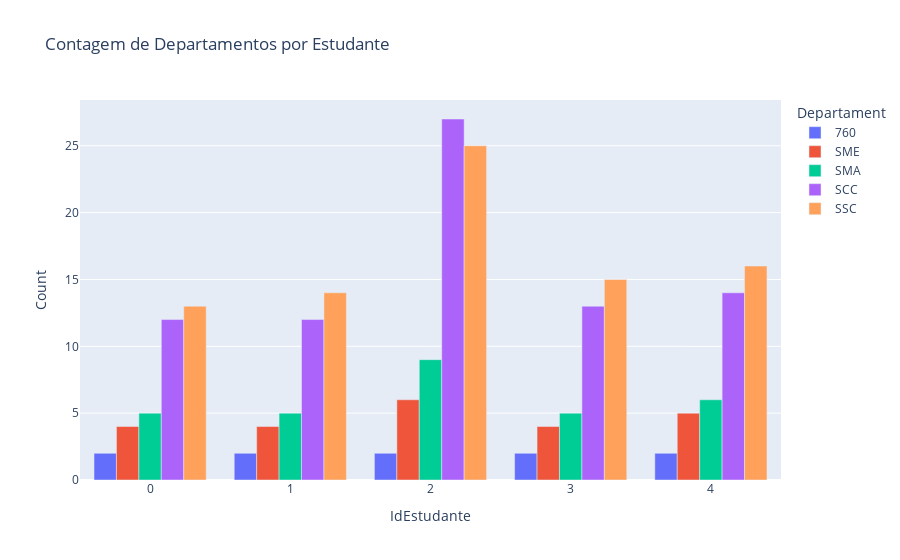

This figure's notebook cell:
### Code cell
# Plot departament count per student
fig5 = px.bar(dept_counts.to_pandas(), x='IdEstudante', y='Count', color='Departament', title='Contagem de Departamentos por Estudante', barmode='group', orientation='v')
fig5.show()

### Figure 1 — Plotly figure (JSON) as saved in the notebook; plotly's stock layout.template omitted (floating-point values rounded to 4 significant figures)
{"data": [{"alignmentgroup": "True", "hovertemplate": "Departament=760<br>IdEstudante=%{x}<br>Count=%{y}<extra></extra>", "legendgroup": "760", "marker": {"color": "#636efa", "pattern": {"shape": ""}}, "name": "760", "offsetgroup": "760", "orientation": "v", "showlegend": true, "textposition": "auto", "type": "bar", "x": [0, 1, 2, 3, 4], "xaxis": "x", "y": [2, 2, 2, 2, 2], "yaxis": "y"}, {"alignmentgroup": "True", "hovertemplate": "Departament=SME<br>IdEstudante=%{x}<br>Count=%{y}<extra></extra>", "legendgroup": "SME", "marker": {"color": "#EF553B", "pattern": {"shape": ""}}, "name": "SME", "offsetgroup": "SME", "orientation": "v", "showlegend": true, "textposition": "auto", "type": "bar", "x": [0, 1, 2, 3, 4], "xaxis": "x", "y": [4, 4, 6, 4, 5], "yaxis": "y"}, {"alignmentgroup": "True", "hovertemplate": "Departament=SMA<br>IdEstudante=%{x}<br>Count=%{y}<extra></extra>", "legendgroup": "SMA", "marker": {"color": "#00cc96", "pattern": {"shape": ""}}, "name": "SMA", "offsetgroup": "SMA", "orientation": "v", "showlegend": true, "textposition": "auto", "type": "bar", "x": [0, 1, 2, 3, 4], "xaxis": "x", "y": [5, 5, 9, 5, 6], "yaxis": "y"}, {"alignmentgroup": "True", "hovertemplate": "Departament=SCC<br>IdEstudante=%{x}<br>Count=%{y}<extra></extra>", "legendgroup": "SCC", "marker": {"color": "#ab63fa", "pattern": {"shape": ""}}, "name": "SCC", "offsetgroup": "SCC", "orientation": "v", "showlegend": true, "textposition": "auto", "type": "bar", "x": [0, 1, 2, 3, 4], "xaxis": "x", "y": [12, 12, 27, 13, 14], "yaxis": "y"}, {"alignmentgroup": "True", "hovertemplate": "Departament=SSC<br>IdEstudante=%{x}<br>Count=%{y}<extra></extra>", "legendgroup": "SSC", "marker": {"color": "#FFA15A", "pattern": {"shape": ""}}, "name": "SSC", "offsetgroup": "SSC", "orientation": "v", "showlegend": true, "textposition": "auto", "type": "bar", "x": [0, 1, 2, 3, 4], "xaxis": "x", "y": [13, 14, 25, 15, 16], "yaxis": "y"}], "layout": {"barmode": "group", "legend": {"title": {"text": "Departament"}, "tracegroupgap": 0}, "title": {"text": "Contagem de Departamentos por Estudante"}, "xaxis": {"anchor": "y", "domain": [0, 1], "title": {"text": "IdEstudante"}}, "yaxis": {"anchor": "x", "domain": [0, 1], "title": {"text": "Count"}}}}
